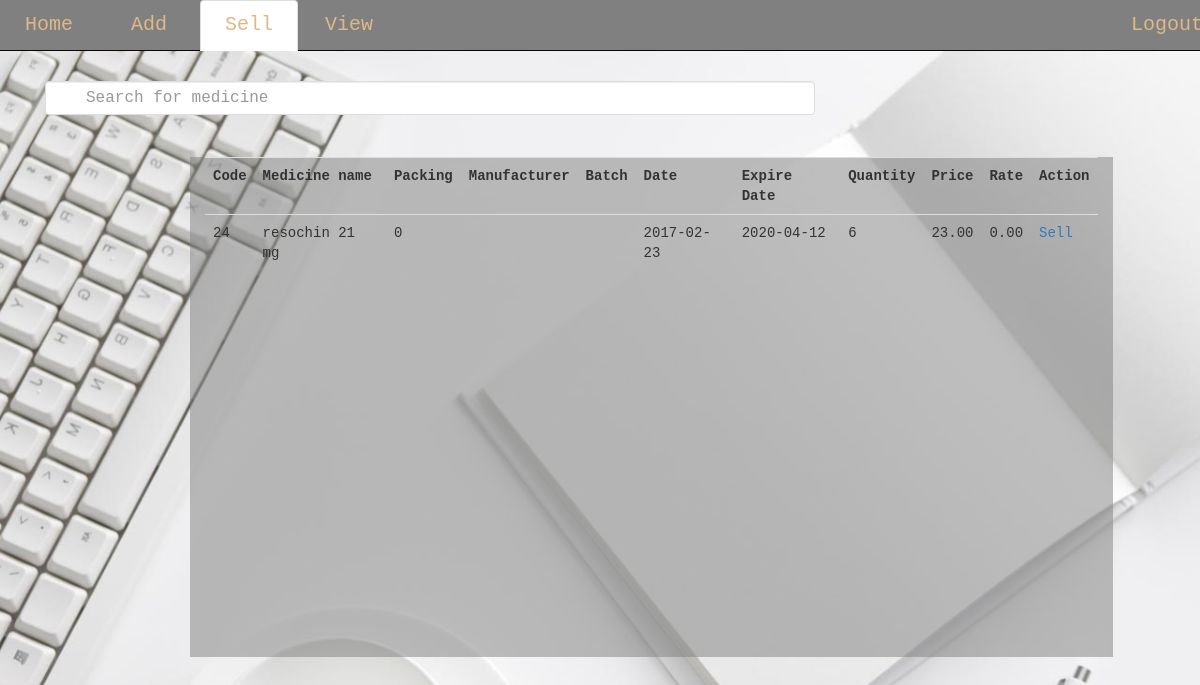
Screenshot of /sell.php?sid=24 (signed in) with the database file from the repository.
### tables this page shows
CREATE TABLE IF NOT EXISTS `add_item` (
  `icode` int(255) NOT NULL AUTO_INCREMENT,
  `packe` varchar(255) NOT NULL,
  `mfr` varchar(255) NOT NULL,
  `name` varchar(100) NOT NULL,
  `batch` varchar(255) NOT NULL,
  `date` date DEFAULT NULL,
  `edate` date NOT NULL,
  `quantity` int(255) NOT NULL,
  `price` double(255,2) NOT NULL,
  `rate` double(255,2) NOT NULL,
  PRIMARY KEY (`icode`)
);

### control.php (called while the page is built, shortened)
<?php
include "model.php";
$obj_model = new model;
$med= $obj_model->viewm($con,'med');
 $viewdata = $obj_model->view($con,'add_item');
$viewdatasold = $obj_model->view($con,'sold_item');
$tviewdata = $obj_model->view($con,'total_item');
 if(isset($_GET['sid']))
 {
    $s=$_GET['sid'];
    $where=array('icode'=>$s);
   $sell= $obj_model->search($con,'add_item',$where);
}
?>

### model.php (called while the page is built, shortened)
<?php
class model{
     function view($con,$table){
    $qry="select * from $table ";
        $ex=$con->query($qry);
        while($rs=$ex->fetch_object()){
            if($rs->quantity >0){
            $res[]=$rs;
            }
        }
        return @$res;
    }
     function viewm($con,$table){
    $qry="select * from $table ";
        $ex=$con->query($qry);
        while($rs=$ex->fetch_object()){
            $res[]=$rs;
        }
        return @$res;
    }
    function search($con,$table,$where)
    {   $key=implode(",",array_keys($where));
     $value=implode(",",array_values($where));
        $qry="select * from $table where $key='$value' ";
     $ex=$con->query($qry);
     while($r=$ex->fetch_object() ){
           $res[]=$r;
        }
       return @$res;
    }
}
?>

### sell.php (the view, shortened to what this page needs)
<?php
include "control.php";
?>
<!DOCTYPE html>
<html lang="en">
<head>
      <link rel="stylesheet" href="css/font-awesome.min.css">
      <link rel="stylesheet" href="css/bootstrap.min.css">
      <link rel="stylesheet" href="css/custom.css">
</head>
<body>
   <div class="container-fluid">
       <div class="row" id="header">
          <div class="col-sm-12">
               <ul class="nav nav-tabs navbar-fixed-top nav navbar-inverse" style="background:grey;">
       <li><a href="index1.php">Home</a></li>
       <li><a href="add.php">Add</a></li>
       <li class="active"><a href="sell.php">Sell</a></li>
       <li ><a href="view.php">View</a></li>
       <li class="nav navbar-right"><a href="logout.php" id="log">Logout</a></li>
   </ul>
          </div>
      </div>
      <div class="row" style="margin-top:50px">
     <center>  <div  id="sell-search" class="col-sm-8">
             <input type="text" id="myInput" onkeyup="myFunction()" placeholder="Search for medicine" class="form-control">
      </div>
      <div class="row" id="sell">
          <div class="col-sm-offset-2 col-sm-9">
              <table class="table table-hover">
                  <?php
                   if(empty($sell))
                    {
        	            echo "<h2>No record found...!!</h2>";
                     }
                  else{
                      ?>
                       <tr>
                      <th> Code</th>
                      <th>Medicine name</th>
                      <th>Packing</th>
                      <th>Manufacturer</th>
                      <th>Batch</th>
                      <th>Date</th>
                      <th>Expire Date</th>
                      <th>Quantity</th>
                      <th>Price</th>
                      <th>Rate</th>
                      <th>Action</th>
                  </tr>
                      <?php
                  foreach(@$sell as $s)
                  {?>
                  <tr>
                      <td><?php  echo $s->icode; ?></td>
                     <td><?php  echo $s->name; ?></td>
                      <td><?php  echo $s->packe; ?></td>
                       <td><?php  echo $s->mfr; ?></td>
                        <td><?php  echo $s->batch; ?></td>
                      <td><?php  echo $s->date; ?></td>
                      <td><?php  echo $s->edate; ?></td>
                       <td><?php  echo $s->quantity; ?></td>
                         <td><?php  echo $s->price; ?></td>
                          <td><?php  echo $s->rate; ?></td>
                         <td><a href="sold.php?selid=<?php echo $s->icode; ?>">   Sell</a></td>
                  </tr>
                  <?php
                  }
                  }
                  ?>
              </table>
          </div>
      </div>
      </div>
</body>
</html>

### css/custom.css (style rules this page uses)
body { background: url('../img/contactus-background.jpg')no-repeat; background-size: cover; font-family:monospace; }
#header { background: dimgray; font-size: 20px; }
#header ul li { width: 100px; text-align: center; }
#header .col-sm-12 ul li a { text-decoration: none; color: burlywood; }
#sell-search { font-size: 18px; margin: 30px; }
#sell .col-sm-9 { background: rgba(128,128,128,0.5); min-height: 500px; }
#myInput { background-image: url('/css/searchicon.png'); background-position: 10px 12px; background-repeat: no-repeat; width: 100%; font-size: 16px; padding: 12px 20px 12px 40px; border: 1px solid #ddd; margin-bottom: 12px; }

### rows the page displays
add_item: icode "24", name "resochin 21 mg", packe "0", date "2017-02-23", edate "2020-04-12", quantity "6", price "23.00", rate "0.00"
